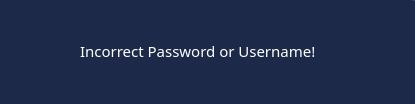
<?xml version="1.0" encoding="UTF-8"?>
<ui version="4.0">
 <class>Dialog</class>
 <widget class="QDialog" name="Dialog">
  <property name="geometry">
   <rect>
    <x>0</x>
    <y>0</y>
    <width>415</width>
    <height>104</height>
   </rect>
  </property>
  <property name="windowTitle">
   <string>Dialog</string>
  </property>
  <widget class="QFrame" name="overview_frame">
   <property name="geometry">
    <rect>
     <x>-40</x>
     <y>0</y>
     <width>491</width>
     <height>111</height>
    </rect>
   </property>
   <property name="styleSheet">
    <string notr="true">*{background-color: rgb(28, 41, 72);
border-radius: 40px;
pading-left: 20px;}
QComboBox::down-arrow {
    image:url(:/icon/icons/chevron-down.svg);
	width: 0;
}
QLineEdit{
border-bottom-color: rgb(255, 255, 255);
}</string>
   </property>
   <property name="frameShape">
    <enum>QFrame::NoFrame</enum>
   </property>
   <property name="frameShadow">
    <enum>QFrame::Plain</enum>
   </property>
   <property name="lineWidth">
    <number>0</number>
   </property>
   <widget class="QLabel" name="label_3">
    <property name="geometry">
     <rect>
      <x>120</x>
      <y>40</y>
      <width>391</width>
      <height>21</height>
     </rect>
    </property>
    <property name="font">
     <font>
      <family>Century Gothic</family>
      <pointsize>11</pointsize>
      <weight>50</weight>
      <italic>false</italic>
      <bold>false</bold>
     </font>
    </property>
    <property name="styleSheet">
     <string notr="true">color:#fff</string>
    </property>
    <property name="text">
     <string>Incorrect Password or Username!</string>
    </property>
   </widget>
  </widget>
 </widget>
 <resources>
  <include location="resources.qrc"/>
 </resources>
 <connections/>
</ui>
